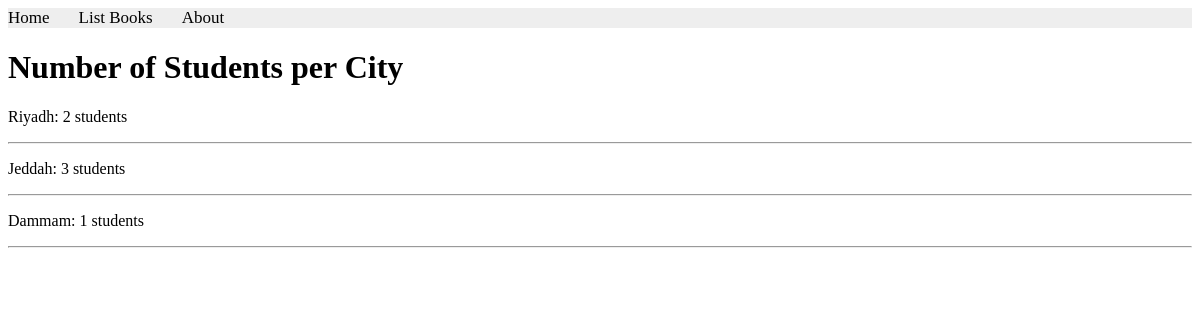
The app's page /books/lab8/task7/ with its own data.
### apps/bookmodule/models.py (models this page shows)
class Address(models.Model):
    city = models.CharField(max_length=100)

### apps/bookmodule/views.py (the view)
# urls.py: path('lab8/task7/', views.lab8_task7, name='books.lab8_task7'),
def lab8_task7(request):
    cities = Address.objects.annotate(student_count=Count('student'))
    return render(request, 'bookmodule/lab8_task7.html', {'cities': cities})

### apps/templates/bookmodule/lab8_task7.html (shortened to what this page needs)
{% extends "layouts/base.html" %}
{% block content %}
<h1>Number of Students per City</h1>
{% for city in cities %}
    <p>{{ city.city }}: {{ city.student_count }} students</p>
    <hr>
{% endfor %}
{% endblock content %}

### records on screen
Address: city "Riyadh", student_count "2"
Address: city "Jeddah", student_count "3"
Address: city "Dammam", student_count "1"
